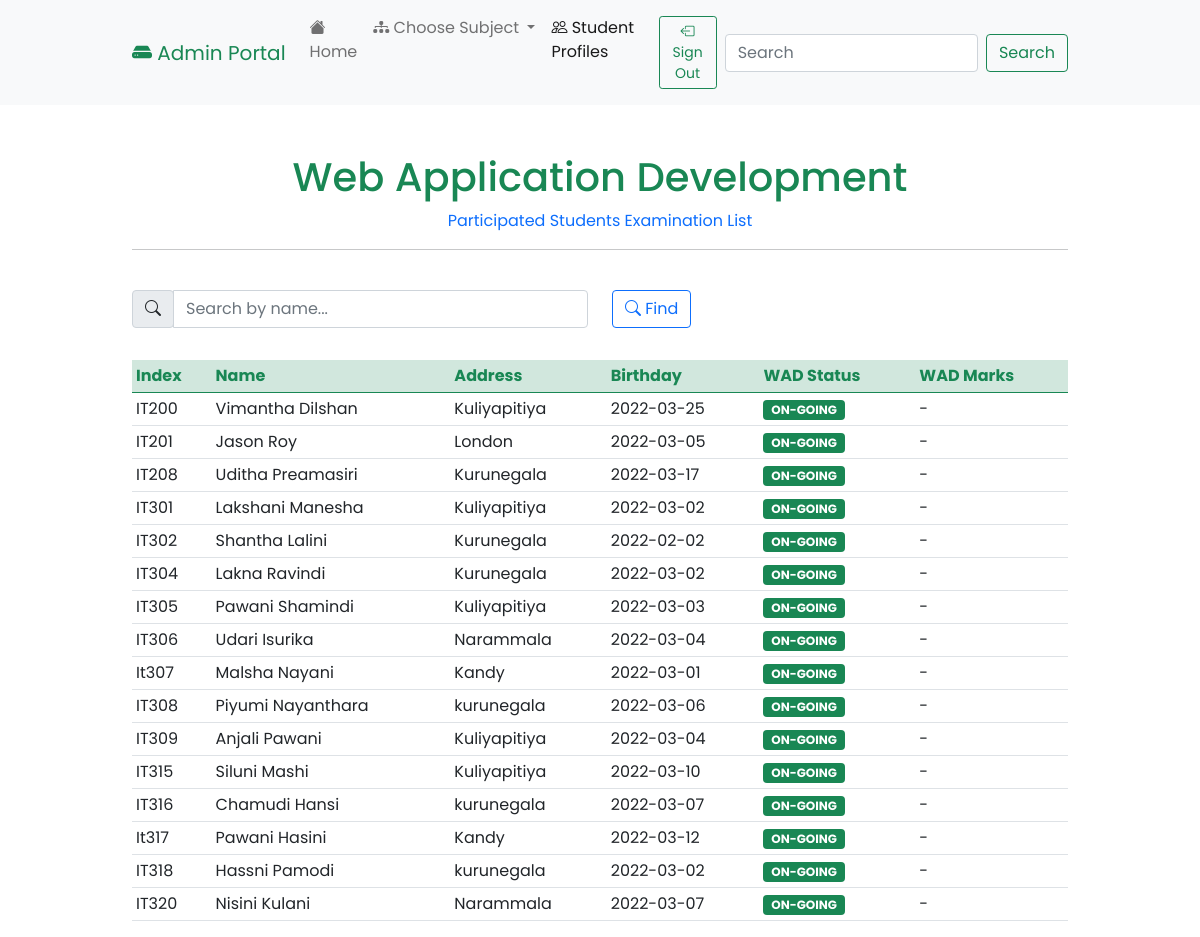
Page /list_wad_on.php (signed in) on the committed database.
### tables this page shows
CREATE TABLE `students` (
  `index` varchar(255) NOT NULL,
  `name` varchar(255) NOT NULL,
  `address` varchar(255) NOT NULL,
  `birthday` varchar(255) NOT NULL,
  `oop` varchar(255) NOT NULL,
  `oopmarks` varchar(255) NOT NULL,
  `wad` varchar(255) NOT NULL,
  `wadmarks` varchar(255) NOT NULL,
  `idcp` varchar(255) NOT NULL,
  `idcpmarks` varchar(255) NOT NULL
);

### list_wad_on.php (the view, shortened to what this page needs)
<!doctype html>
<html lang="en">
<head>
    <link href="https://cdn.jsdelivr.net/npm/bootstrap@5.0.2/dist/css/bootstrap.min.css" rel="stylesheet">
    <link rel="stylesheet" href="https://cdn.jsdelivr.net/npm/bootstrap-icons@1.8.1/font/bootstrap-icons.css">
    <link rel="stylesheet" href="styles/main.css">
</head>
<body>
    <nav class="navbar navbar-expand-lg navbar-light bg-light">
        <div class="container-fluid">
            <a class="navbar-brand text-success" href="admin_portal_home.php"><i class="bi bi-hdd-fill"></i> Admin Portal</a>
            <div class="collapse navbar-collapse" id="navbarSupportedContent">
                <ul class="navbar-nav me-auto mb-2 mb-lg-0">
                    <li class="nav-item">
                        <a class="nav-link" aria-current="page" href="admin_portal_home.php"><i class="bi bi-house-fill"></i> Home</a>
                    </li>
                    <li class="nav-item dropdown">
                        <a class="nav-link dropdown-toggle" href="#" id="navbarDropdown" role="button" data-bs-toggle="dropdown" aria-expanded="false">
                            <i class="bi bi-diagram-3-fill"></i> Choose Subject
                        </a>
                    </li>
                    <li class="nav-item">
                        <a class="nav-link active" href="student_db.php"><i class="bi bi-people"></i> Student Profiles</a>
                    </li>
                    <li class="nav-item">
                        <a class="nav-link" aria-current="page" href="database/sign_out_admin.php"><button type="button" class="btn btn-outline-success btn-sm"><i class="bi bi-box-arrow-left"></i> Sign Out</button></a>
                    </li>
                </ul>
                <form class="d-flex">
                    <input class="form-control me-2" type="search" placeholder="Search" aria-label="Search" onkeyup="myFunction1()" id="myInput1">
                    <button class="btn btn-outline-success" type="submit">Search</button>
                </form>
            </div>
        </div>
    </nav>
    <br>
    <br>
    <center>
        <h1 class="log-head text-success">Web Application Development</h1>
        <h9 class="sub-head text-primary">Participated Students Examination List</h9>
        <br>
        <div class="container-fluid">
            <hr>
        </div>
    </center>
    <br>
    <div class="container-fluid">
        <div class="search">
            <form>
                <div class="row">
                    <div class="col">
                        <div class="input-group">
                            <div class="input-group-prepend">
                                <div class="input-group-text"><i class="bi bi-search"></i></div>
                            </div>
                            <input type="text" class="form-control" onkeyup="myFunction()" id="myInput" placeholder="Search by name...">
                        </div>
                    </div>
                    <div class="col">
                        <button type="button" class="btn btn-outline-primary mb-2"><i class="bi bi-search"></i> Find</button>
                    </div>
                </div>
            </form>
            <br>
        </div>
        <table class="table table-hover table-sm" id="myTable">
            <thead class="table-success">
                <tr>
                    <th class="tblhead" scope="col">Index</th>
                    <th class="tblhead" scope="col">Name</th>
                    <th class="tblhead" scope="col">Address</th>
                    <th class="tblhead" scope="col">Birthday</th>
                    <th class="tblhead" scope="col">WAD Status</th>
                    <th class="tblhead" scope="col">WAD Marks</th>
                </tr>
            </thead>
            <tbody>
            <?php
                include 'database/db_connect.php';
                $sql = "SELECT `index`, `name`, `address`, `birthday`, `oop`, `oopmarks`, `wad`, `wadmarks`, `idcp`, `idcpmarks` from `students` where `wad` = 'On-Going'";
                $result = $conn->query($sql);
                if ($result->num_rows > 0) {
                    if (!$conn) {
                        die('Database is not connected!');
                    } else {
                        while ($row = $result->fetch_assoc()) {
                            $wad = $row["wad"];
                            if ($wad == "Participated") {
                                $wadvar = "bg-danger";
                            } else if ($wad== "On-Going") {
                                $wadvar = "bg-success";
                            }
                            echo
                            "<tr><td>" . $row["index"] .
                            "</td><td>" . $row["name"] .
                            "</td><td>" . $row["address"] .
                            "</td><td>" . $row["birthday"] .
                            "</td><td><span class='badge $wadvar text-uppercase'>" . $row["wad"] .
                            "</span></td><td>" . $row["wadmarks"] .
                            "</td></tr>";
                        }
                    }
                    echo "</tbody>";
                    echo "</table>";
                } else {
                    echo "No records in database";
                }
            ?>
    </div>
</body>
</html>

### styles/main.css (style rules this page uses)
* { font-family: 'Poppins', sans-serif; }
.container-fluid { max-width: 80%; }
.navbar-brand { color: #198754; }
.active { color: #0d6efd; }
.tblhead { color: #198754; }

### rows in the picture
students: index "IT200", name "Vimantha Dilshan", address "Kuliyapitiya", birthday "2022-03-25", wad "ON-GOING", wadmarks "-"
students: index "IT201", name "Jason Roy", address "London", birthday "2022-03-05", wad "ON-GOING", wadmarks "-"
students: index "IT208", name "Uditha Preamasiri", address "Kurunegala", birthday "2022-03-17", wad "ON-GOING", wadmarks "-"
students: index "IT301", name "Lakshani Manesha", address "Kuliyapitiya", birthday "2022-03-02", wad "ON-GOING", wadmarks "-"
students: index "IT302", name "Shantha Lalini", address "Kurunegala", birthday "2022-02-02", wad "ON-GOING", wadmarks "-"
students: index "IT304", name "Lakna Ravindi", address "Kurunegala", birthday "2022-03-02", wad "ON-GOING", wadmarks "-"
students: index "IT305", name "Pawani Shamindi", address "Kuliyapitiya", birthday "2022-03-03", wad "ON-GOING", wadmarks "-"
students: index "IT306", name "Udari Isurika", address "Narammala", birthday "2022-03-04", wad "ON-GOING", wadmarks "-"
students: index "It307", name "Malsha Nayani", address "Kandy", birthday "2022-03-01", wad "ON-GOING", wadmarks "-"
students: index "IT308", name "Piyumi Nayanthara", address "kurunegala", birthday "2022-03-06", wad "ON-GOING", wadmarks "-"
students: index "IT309", name "Anjali Pawani", address "Kuliyapitiya", birthday "2022-03-04", wad "ON-GOING", wadmarks "-"
students: index "IT315", name "Siluni Mashi", address "Kuliyapitiya", birthday "2022-03-10", wad "ON-GOING", wadmarks "-"
students: index "IT316", name "Chamudi Hansi", address "kurunegala", birthday "2022-03-07", wad "ON-GOING", wadmarks "-"
students: index "It317", name "Pawani Hasini", address "Kandy", birthday "2022-03-12", wad "ON-GOING", wadmarks "-"
students: index "IT318", name "Hassni Pamodi", address "kurunegala", birthday "2022-03-02", wad "ON-GOING", wadmarks "-"
students: index "IT320", name "Nisini Kulani", address "Narammala", birthday "2022-03-07", wad "ON-GOING", wadmarks "-"
